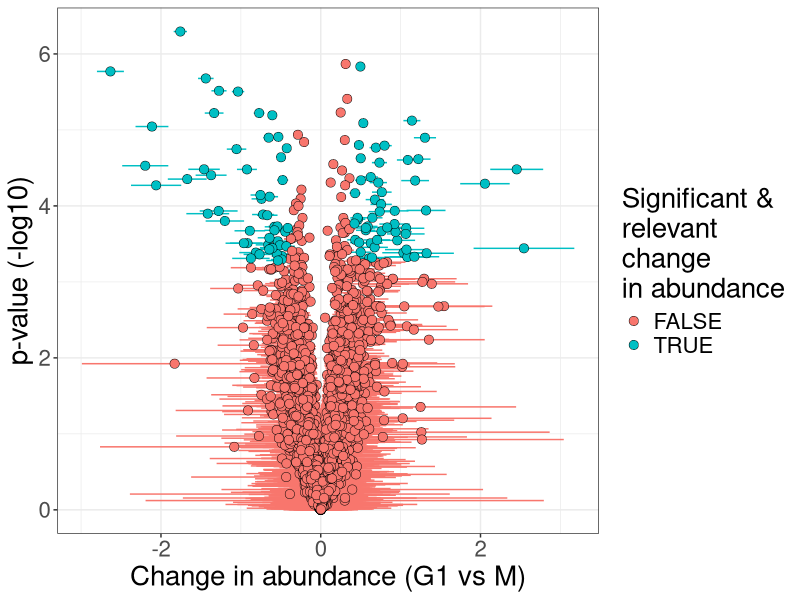
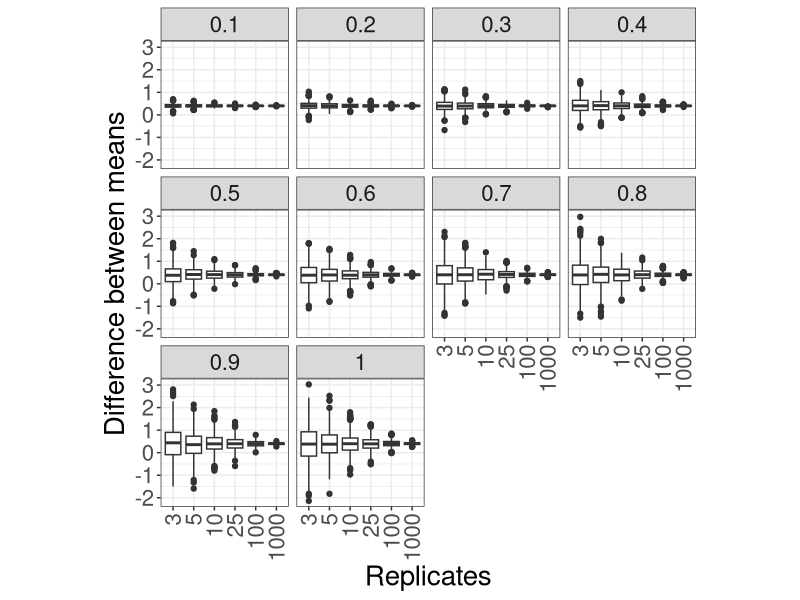
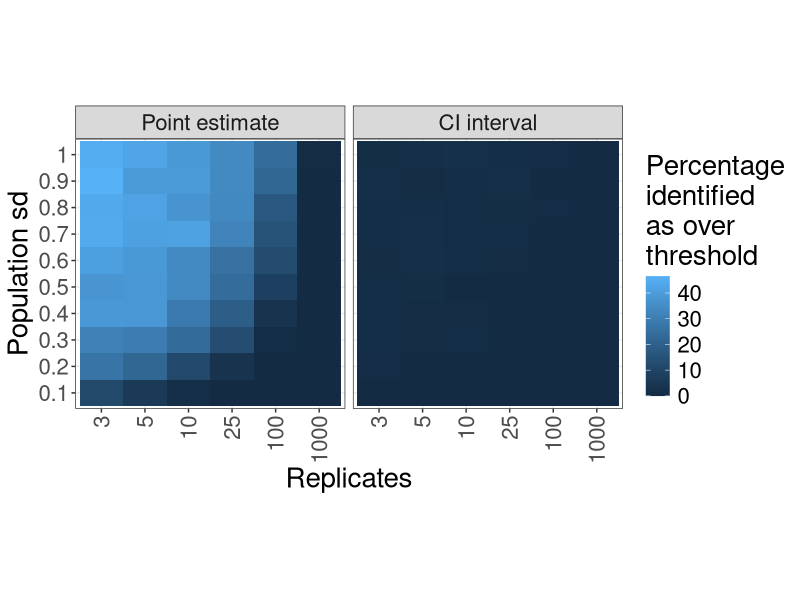

The R script that drew these images, in order:
## ---- chunk 1
#install.packages("dplyr")
#install.packages("ggplot2")

library(dplyr, warn.conflicts = FALSE)
library(ggplot2)
## ---- chunk 2
t_test_results_annot <- read.table('./data/t_test_results_annotated.tsv',
                                   header = TRUE, sep = '\t')
## ---- chunk 3

# Define a function to find the minimum distance between the CI and zero
get_CI_min_diff <- function(ci_high, ci_low) {
  
  if(sign(ci_low) != sign(ci_high) | # if low and high CI have diff. signs, or
     ci_high==0 | ci_low == 0){ # either is zero
    return(0) # then the CI overlaps zero
  }
  
  else {
    
    if(abs(ci_high) < (abs(ci_low))){ # if abs. values of high CI is lower
      return(ci_high) # return the high CI
    }
    
    else {
      return(ci_low) # otherwise, return the low CI
    }
  }
}

# apply get_CI_min_diff to each protein 
t_test_results_annot <- t_test_results_annot %>%
  rowwise() %>%
  mutate(abs_CI_diff = get_CI_min_diff(CI_diff_high, CI_diff_low),
         relevant_change = abs(abs_CI_diff) > log2(1.25))

cat("Cross-tabulation of significant differences (columns) and\ndifferences where CI indicates difference > 25% (rows)\n")
print(table(t_test_results_annot$relevant_change, t_test_results_annot$sig))

## ---- chunk 4
p <- ggplot(t_test_results_annot, aes(x = difference, y = -log(p.value, 10), 
                                      fill = (sig & relevant_change))) +
  geom_errorbarh(aes(xmin = CI_diff_low, xmax = CI_diff_high, colour = (sig & relevant_change))) +
  geom_point(shape = 21, stroke = 0.25, size = 3) +
  scale_color_discrete(guide = "none") +
  scale_fill_discrete(name = "Significant &\nrelevant\nchange\nin abundance") +
  theme_bw() +
  theme(text=element_text(size = 20)) + 
  labs(
    x = "Change in abundance (G1 vs M)",
    y = "p-value (-log10)"
  )

print(p)
## ---- chunk 5
set.seed(0)

simulate_random_sampling <- function(mean1, mean2, threshold) {
  
  rep_values <- c(3, 5, 10, 25, 100, 1000)
  iterations <- 1000
  stds <- c(seq(0.1, 1, 0.1))
  
  simulated_data <- matrix(nrow = (length(rep_values)*iterations*length(stds)), ncol = 8)
  n <- 1
  for (reps in rep_values) {
    for (std in stds) {
      for (i in 1:iterations) {
        
        random_sample1 <- rnorm(reps, mean1, sd = std)
        random_sample2 <- rnorm(reps, mean2, sd = std)
        
        mean_1 <- mean(random_sample1)
        mean_2 <- mean(random_sample2)
        difference <- mean_2 - mean_1
        
        ci <- as.numeric(t.test(random_sample2, random_sample1)$conf.int)
        ci_width <- (max(ci) - min(ci))
        
        simulated_data[n, ] <- c(reps, i, std, mean_1, mean_2, difference, min(ci), ci_width)
        
        n <- n + 1
      }
    }
  }
  
  simulated_data <- data.frame(simulated_data)
  colnames(simulated_data) <- c("replicate", "iteration", "sd", "mean1", "mean2", 
                                "difference", "ci_min", "ci_width")
  
  my_theme <- theme_bw() +
    theme(text = element_text(size = 20), 
          axis.text.x = element_text(angle = 90, vjust = 0.5, hjust = 1), 
          aspect.ratio = 1)
  
  p <- ggplot(simulated_data, aes(factor(replicate), difference)) +
    geom_boxplot() + 
    facet_wrap(~ factor(sd)) + # facet by standard deviation
    scale_fill_continuous(limits = c(0, 50)) +
    my_theme + 
    labs(
      x = "Replicates",
      y = "Difference between means"
    )
  
  print(p)
  
  agg_df <- aggregate(simulated_data$difference > threshold,
                      by = list(simulated_data$replicate, simulated_data$sd),
                      FUN = mean)
  
  agg_ci_df <- aggregate(simulated_data$ci_min > threshold,
                         by = list(simulated_data$replicate, simulated_data$sd),
                         FUN = mean)
  
  agg_df$selection_method <- "Point estimate"
  agg_ci_df$selection_method <- "CI interval"
  
  agg_df <- rbind(agg_df, agg_ci_df)
  agg_df$selection_method <- factor(agg_df$selection_method, 
                                    levels = c("Point estimate", "CI interval"))
  
  p <- ggplot(rbind(agg_df, agg_ci_df), aes(
    x = as.factor(Group.1), y = as.factor(Group.2), fill = 100*x)
  ) + 
    geom_tile() +
    facet_wrap(~ selection_method) + # facet by thresholding method
    scale_fill_continuous(name="Percentage\nidentified\nas over\nthreshold") +
    my_theme +
    labs(
      x = "Replicates",
      y = "Population sd"
    )
  
  print(p)
}
## ---- chunk 6
simulate_random_sampling(mean1 = 1, mean2 = 1.4, threshold = 0.5)
